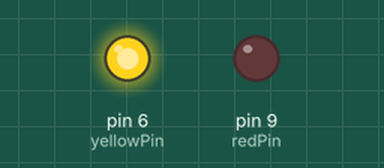
Recording of a sketch running on a simulated Arduino Uno, built with avr-gcc and run on an emulated ATmega328P. Parts: output pins drawn as LEDs (lit = HIGH).

Above: at 0.2 s.
At 5.2 s:
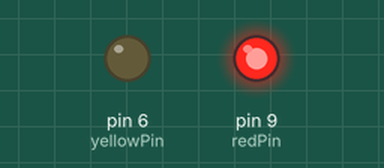
At 9.7 s:
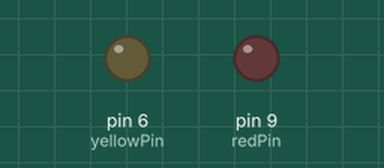
Timing chart, 0 to 10.4 s (numbered marks = the images above):
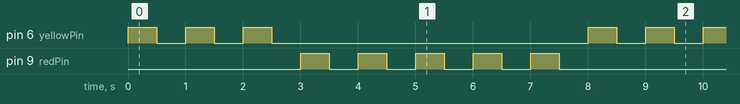

The sketch:

for_loop_leds.ino
```cpp
// yello pin 6 blink 3
// red pin 9  blink 5

int yellowPin = 6;
int redPin = 9;
int delayT = 500;
int yellowBlink = 3;
int redBlink = 5 ;
int j ;
void setup() {
  pinMode(yellowPin,OUTPUT);
  pinMode(redPin,OUTPUT);
  Serial.begin(9600);

  // put your setup code here, to run once:
}

void loop() {
  // yellowPin x 3
  for(j=1;j<=yellowBlink;j=j+1){
  digitalWrite(yellowPin, HIGH);
  delay(delayT);
  digitalWrite(yellowPin, LOW);
  delay(delayT);
}

  // redPin * 5
  for(j=1;j<=redBlink;j=j+1){
  digitalWrite(redPin, HIGH);
  delay(delayT);
  digitalWrite(redPin, LOW);
  delay(delayT);}

  // put your main code here, to run repeatedly:
}
```

Measured:
- by itself, pin 6 (yellowPin): repeats every 8.0 s: 2 × (LOW 0.50 s, HIGH 0.50 s), LOW 5.5 s, HIGH 0.50 s
- by itself, pin 9 (redPin): repeats every 8.0 s: 4 × (LOW 0.50 s, HIGH 0.50 s), LOW 3.5 s, HIGH 0.50 s
- by itself, everything shown: repeats every 8.0 s, in 16 steps
